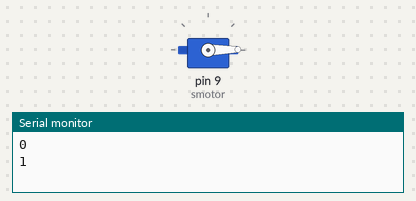
Simulated run of this sketch. Board: Arduino Uno, built with avr-gcc and run on an emulated ATmega328P. Parts: servo, the last lines printed to the serial monitor.

Above: at 0.05 s.
At 1.8 s:
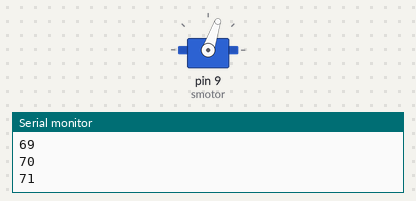
At 3.6 s:
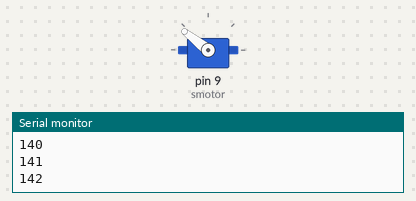
At 7.15 s:
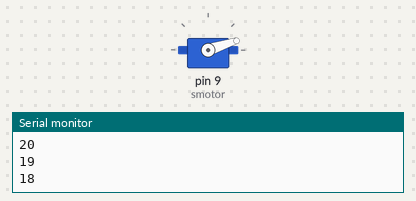
Timing chart, 0 to 9.9 s (numbered marks = the images above):
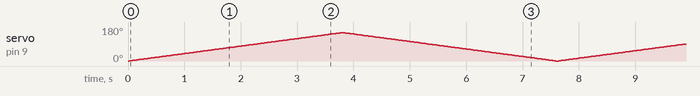

The sketch:

servo_motor.ino
```cpp
#include <Servo.h>
#define d 25
Servo smotor;

void setup() {
  smotor.attach(9);
  Serial.begin(9600);
  smotor.write(0);
}

void loop() {
  for (int angle = 0; angle <=150; angle ++) {
    smotor.write(angle);
    Serial.println(angle);
    delay(d);
  }

  for (int angle = 150; angle >=0; angle --) {
    smotor.write(angle);
    Serial.println(angle);
    delay(d);
  }

}
```
